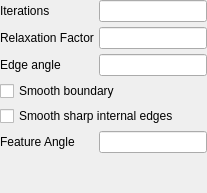
         <widget class="QWidget" name="smooth">
          <layout class="QGridLayout" name="gridLayout_2">
           <property name="margin">
            <number>0</number>
           </property>
           <property name="spacing">
            <number>5</number>
           </property>
           <item row="0" column="0">
            <widget class="QLabel" name="label">
             <property name="text">
              <string>Iterations</string>
             </property>
            </widget>
           </item>
           <item row="0" column="1">
            <widget class="QLineEdit" name="lineedit_iterations"/>
           </item>
           <item row="1" column="0">
            <widget class="QLabel" name="label_2">
             <property name="text">
              <string>Relaxation Factor</string>
             </property>
            </widget>
           </item>
           <item row="1" column="1">
            <widget class="QLineEdit" name="lineedit_relaxation"/>
           </item>
           <item row="2" column="0">
            <widget class="QLabel" name="label_4">
             <property name="text">
              <string>Edge angle</string>
             </property>
            </widget>
           </item>
           <item row="2" column="1">
            <widget class="QLineEdit" name="lineedit_edgeangle"/>
           </item>
           <item row="3" column="0" colspan="2">
            <widget class="QCheckBox" name="checkbox_boundarysmoothing">
             <property name="text">
              <string>Smooth boundary</string>
             </property>
            </widget>
           </item>
           <item row="4" column="0" colspan="2">
            <widget class="QCheckBox" name="checkbox_featureedgesmoothing">
             <property name="text">
              <string>Smooth sharp internal edges</string>
             </property>
            </widget>
           </item>
           <item row="5" column="0">
            <widget class="QLabel" name="label_3">
             <property name="text">
              <string>Feature Angle</string>
             </property>
            </widget>
           </item>
           <item row="5" column="1">
            <widget class="QLineEdit" name="lineedit_featureangle"/>
           </item>
           <item row="6" column="0">
            <spacer name="verticalSpacer_2">
             <property name="orientation">
              <enum>Qt::Vertical</enum>
             </property>
             <property name="sizeType">
              <enum>QSizePolicy::Expanding</enum>
             </property>
             <property name="sizeHint" stdset="0">
              <size>
               <width>20</width>
               <height>40</height>
              </size>
             </property>
            </spacer>
           </item>
          </layout>
         </widget>
